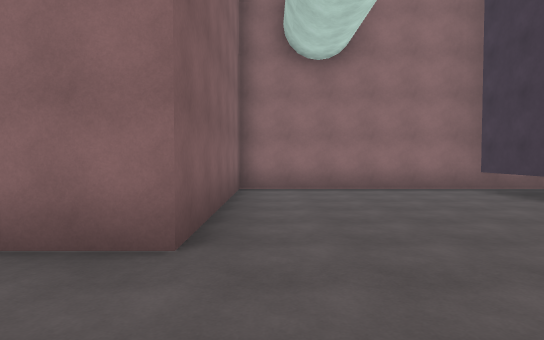
[1] (above)

24 first-person views from a walk through a scene from a Unity 3-D project. The camera is 1.5 m above the floor, tilts 2° down and sees 75° across. The floor is counted in squares, 2 m on a side. Each view is taken from the middle of a square. On the plan, view 1 faces up. The plan holds only what a view shows up to about 11 squares ahead; the rest is blank. The place goes on beyond the plan. Some animated figures are left out. Surface patterns are stand-ins for the level's own textures.

[2]
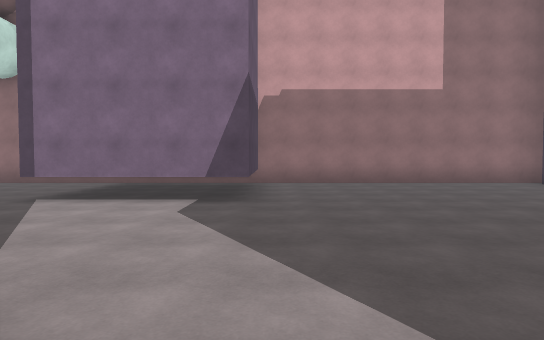

[3]
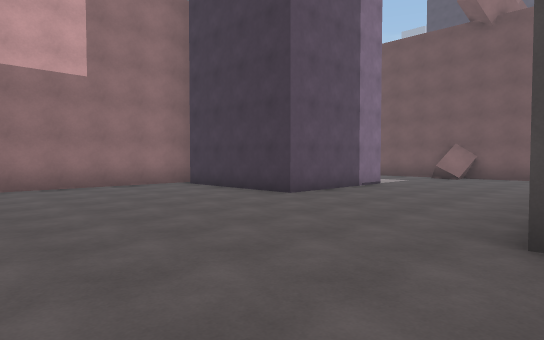

[4]
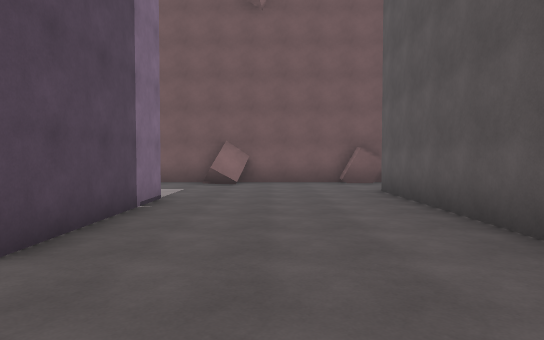

[5]
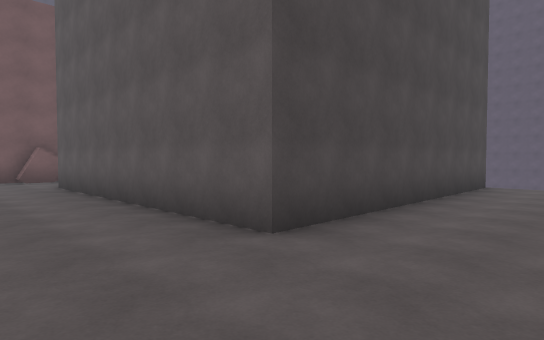

[6]
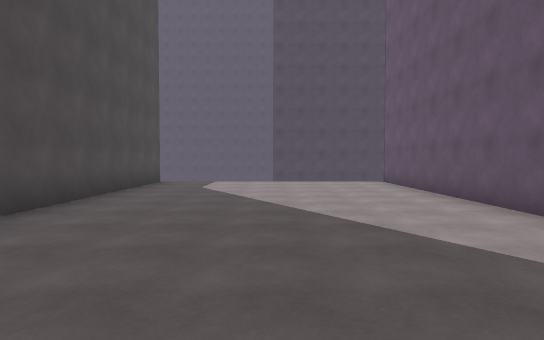

[7]
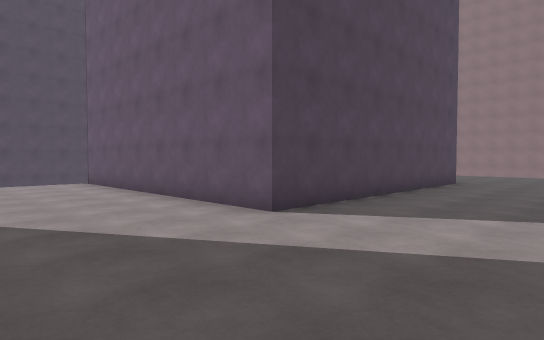

[8]
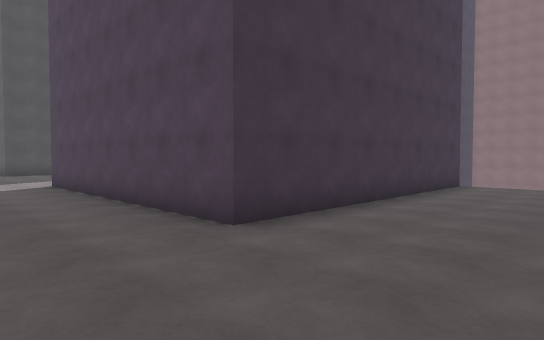

[9]
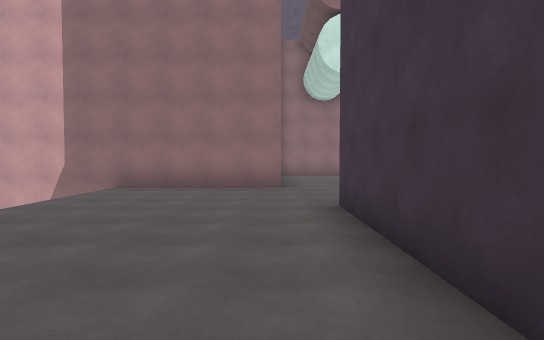

[10]
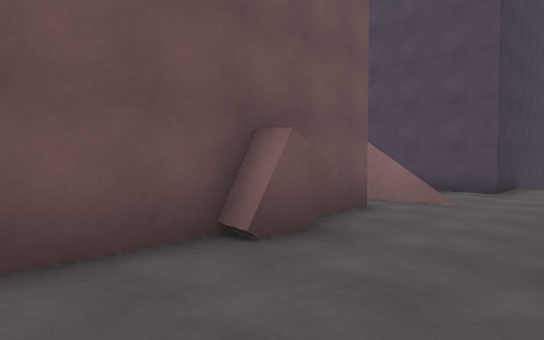

[11]
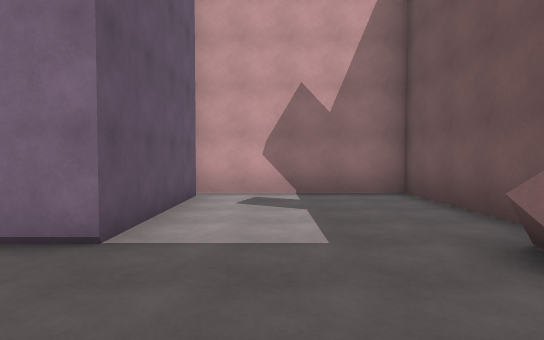

[12]
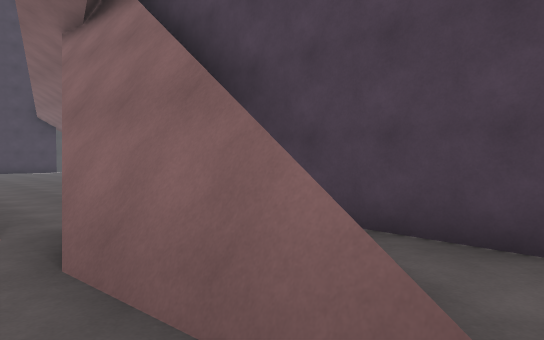

[13]
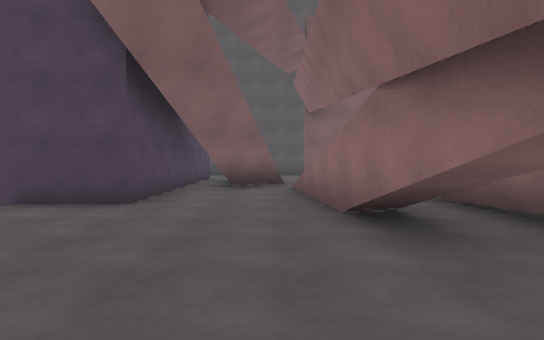

[14]
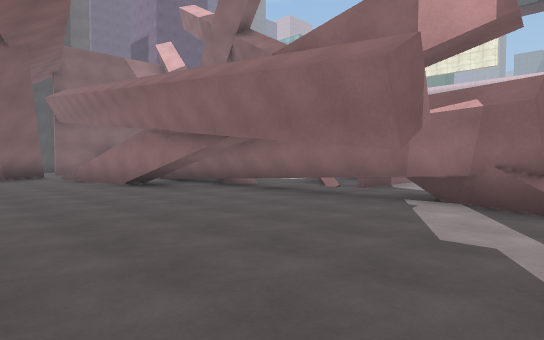

[15]
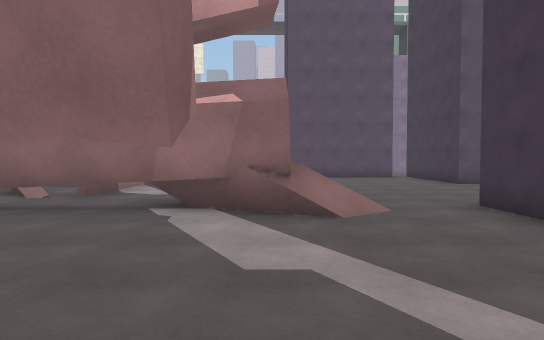

[16]
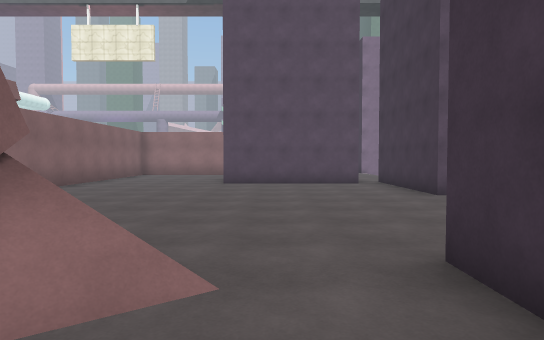

[17]
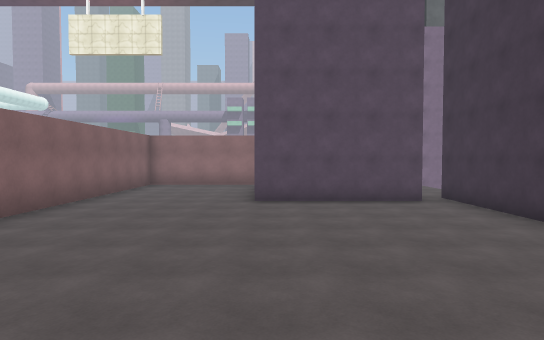

[18]
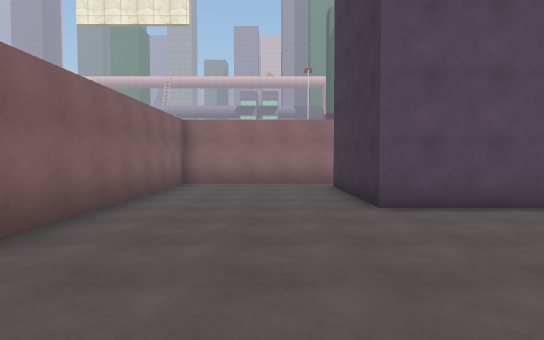

[19]
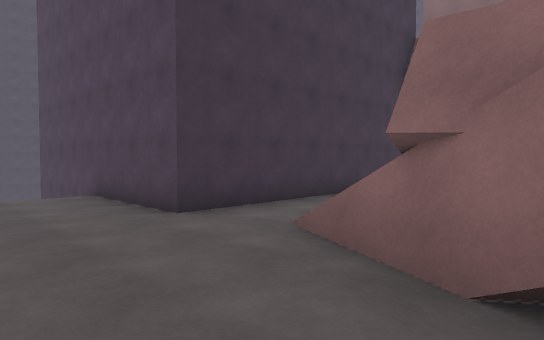

[20]
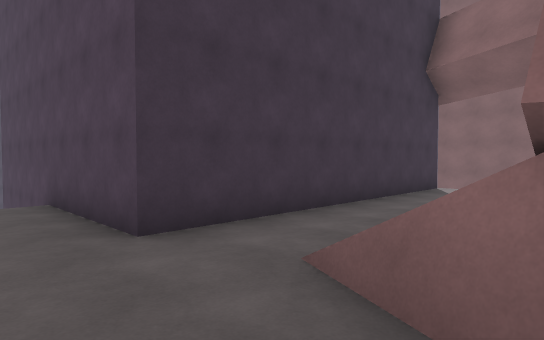

[21]
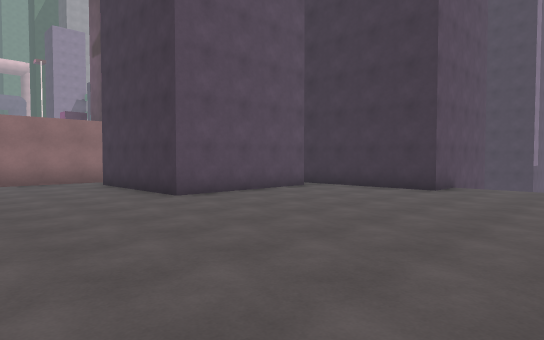

[22]
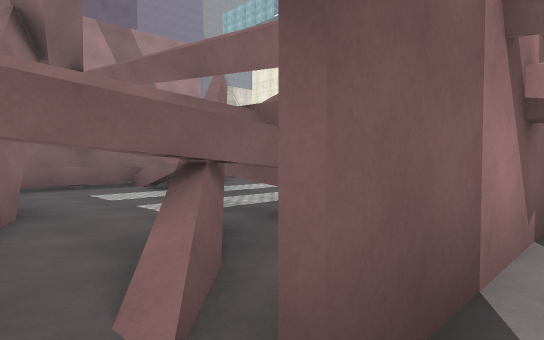

[23]
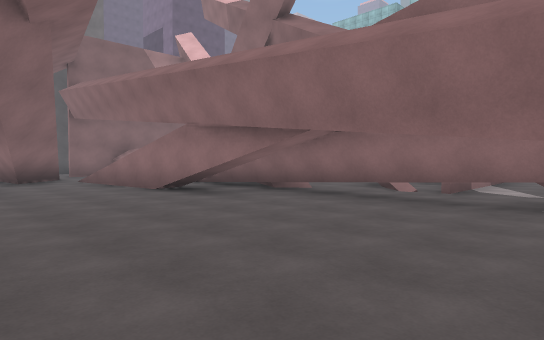

[24]
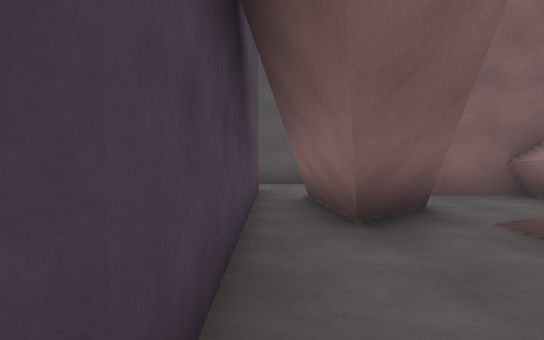

### Floor plan
Key: @ floor where view 1 was taken; # wall or solid block; . floor; / step, stairs or slope; = window, fence, low wall or low ledge.
Columns run from 5 left of view 1 to 48 right of it. Each row starts with its distance up from view 1.
 12                                           ######
 11                                           #....#
 10                                           #....#
  9     #######  ##########  ######           #....#   ..
  8     #.....####........#  #....#           #....####.#
  7     #.....#  #........#  #....#           #.........#
  6     #.....#  #........#  #....#           #.........#
  5     #.....#  #........#  #....#           #.........#
  4     #.....####........####...##           #.........##
  3 #####........................##         ###..........
  2  .............................#         ###..........
  1  .............................#         #/#..........
  0  ....@........................#      #  ....##/......#
 -1  ....########.......########..#     ## ########/..####
 -2  ....#      #.......#       ..#     #####.........#
 -3  ....#      #.......#       ..#  ##=####.....#....#
 -4   ...#      #.......#       .=####................#
 -5    ..#      #.......#      #.. ####...............#
 -6    ..#      #.......#      #................... ..#
 -7    ..#      #.......#       .########... ..... . .#
 -8      #      #       #        #      #             #

Positions as (right, up) in squares from view 1, and headings:
1: (0, 0), facing up
2: (9, -2), facing up
3: (11, -1), facing up-right
4: (14, 2), facing right
5: (12, 2), facing down-right
6: (11, 3), facing down
7: (11, 3), facing down-left
8: (-3, 2), facing down-right
9: (-1, -6), facing up
10: (22, 2), facing down-right
11: (22, 1), facing up
12: (24, -3), facing down-right
13: (37, -4), facing left
14: (42, -7), facing up-left
15: (41, -6), facing up
16: (43, -3), facing up
17: (42, -1), facing up
18: (40, 2), facing up
19: (40, 2), facing down-right
20: (41, 1), facing down-right
21: (38, 1), facing up-right
22: (38, 0), facing up-left
23: (40, -7), facing up-left
24: (32, -6), facing left
